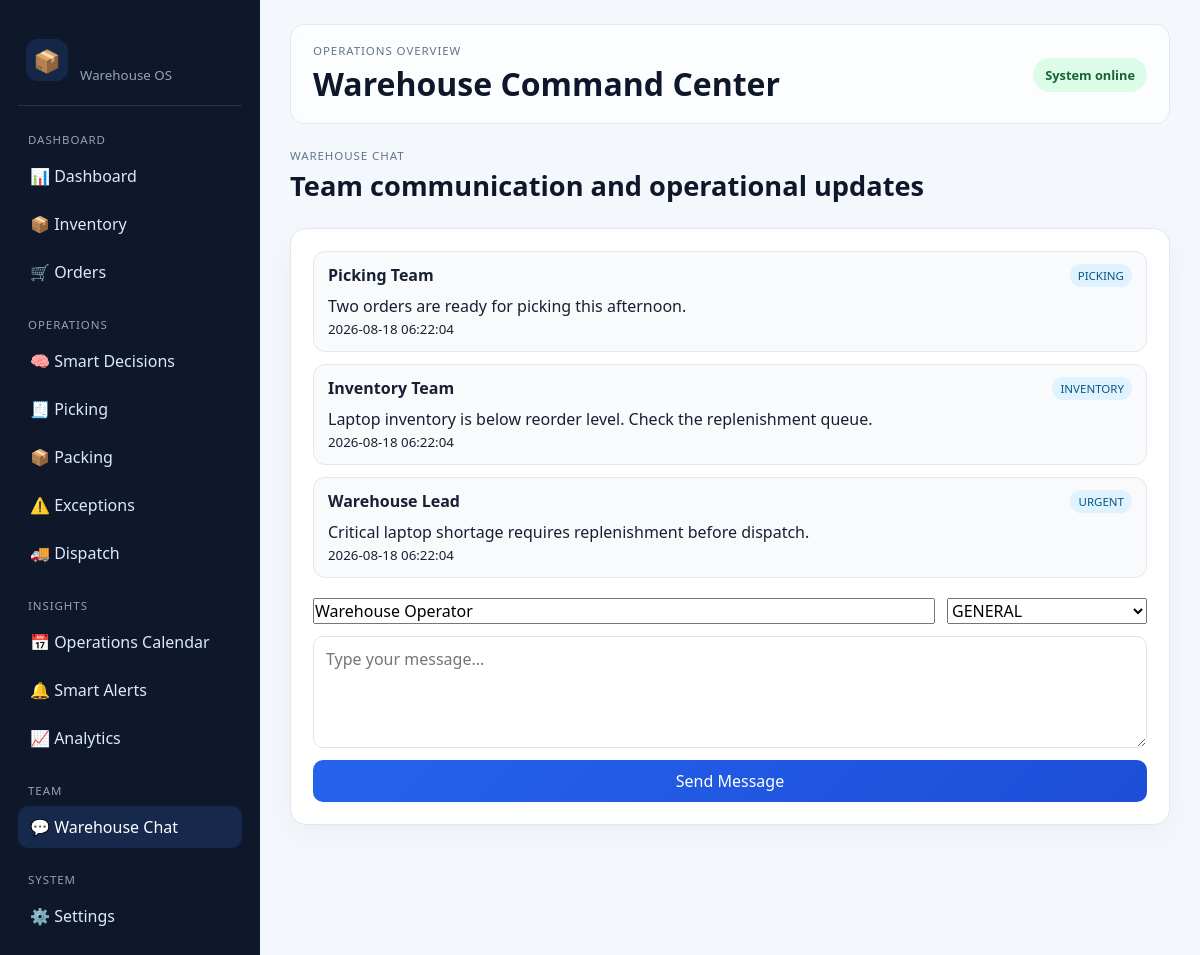
Page /chat on the committed database.
### tables this page shows
CREATE TABLE messages (
            id INTEGER PRIMARY KEY AUTOINCREMENT,
            sender TEXT NOT NULL,
            category TEXT NOT NULL DEFAULT 'GENERAL',
            message TEXT NOT NULL,
            created_at TEXT DEFAULT CURRENT_TIMESTAMP
        );

### app.py (the view)
@app.route('/chat', methods=['GET'])
def chat():
    conn = get_db()
    messages = conn.execute('SELECT * FROM messages ORDER BY id DESC').fetchall()
    conn.close()
    return render_template('chat.html', messages=messages)

### database.py (called while the page is built)
def get_db():
    conn = sqlite3.connect(DATABASE)
    conn.row_factory = sqlite3.Row
    return conn

### templates/chat.html (shortened to what this page needs)
{% extends "base.html" %}
{% block content %}
<div class="page-header">
    <div>
        <p class="eyebrow">Warehouse Chat</p>
        <h2>Team communication and operational updates</h2>
    </div>
</div>
<section class="panel chat-panel">
    <div class="chat-list">
        {% for message in messages %}
        <div class="chat-message">
            <div class="chat-header">
                <strong>{{ message['sender'] }}</strong>
                <span>{{ message['category'] }}</span>
            </div>
            <p>{{ message['message'] }}</p>
            <small>{{ message['created_at'] }}</small>
        </div>
        {% else %}
        <div class="empty-box">No messages yet. Start the conversation.</div>
        {% endfor %}
    </div>
    <form method="post" action="/chat/add" class="message-form">
        <div class="message-grid">
            <input type="text" name="sender" placeholder="Sender" value="Warehouse Operator">
            <select name="category">
                <option value="GENERAL" selected>GENERAL</option>
            </select>
        </div>
        <textarea name="message" rows="4" placeholder="Type your message..."></textarea>
        <button type="submit">Send Message</button>
    </form>
</section>
{% endblock %}

### static/style.css (style rules this page uses)
* { box-sizing: border-box; margin: 0; padding: 0; font-family: "Segoe UI", Arial, sans-serif; }
body { display: flex; background: #f4f7fb; color: #172033; }
button, input, select, textarea { font: inherit; }
button { border: none; border-radius: 10px; padding: 10px 16px; background: linear-gradient(135deg, #2563eb, #1d4ed8); color: white; cursor: pointer; transition: 0.2s ease; }
.eyebrow { font-size: 0.72rem; letter-spacing: 0.08em; text-transform: uppercase; color: #64748b; margin-bottom: 4px; }
h1, h2, h3 { color: #0f172a; }
.page-header { display: flex; align-items: center; justify-content: space-between; margin-bottom: 24px; }
.page-header h2 { font-size: 1.7rem; }
.metric-card, .panel, .decision-card { background: white; border: 1px solid #e2e8f0; border-radius: 16px; box-shadow: 0 10px 30px rgba(15, 23, 42, 0.04); }
.panel { padding: 22px; }
.search-form input, .search-form select, .inline-form input, .inline-form select, textarea { padding: 11px 12px; border-radius: 10px; border: 1px solid #dbe2ee; background: white; }
.chat-panel { display: grid; gap: 20px; }
.chat-list { display: flex; flex-direction: column; gap: 12px; }
.chat-message { padding: 12px 14px; background: #f8fafc; border-radius: 12px; border: 1px solid #e2e8f0; }
.chat-header { display: flex; justify-content: space-between; gap: 12px; margin-bottom: 8px; }
.chat-header span { background: #e0f2fe; color: #075985; border-radius: 999px; font-size: 0.72rem; padding: 4px 8px; }
.message-form { display: flex; flex-direction: column; gap: 12px; }
.message-grid { display: grid; grid-template-columns: 1fr 200px; gap: 12px; }
textarea { resize: vertical; min-height: 100px; }

### rows in the picture
messages: sender "Picking Team", category "PICKING", message "Two orders are ready for picking this afternoon.", created_at "2026-08-18 06:22:04"
messages: sender "Inventory Team", category "INVENTORY", message "Laptop inventory is below reorder level. Check the replenishment queue.", created_at "2026-08-18 06:22:04"
messages: sender "Warehouse Lead", category "URGENT", message "Critical laptop shortage requires replenishment before dispatch.", created_at "2026-08-18 06:22:04"
